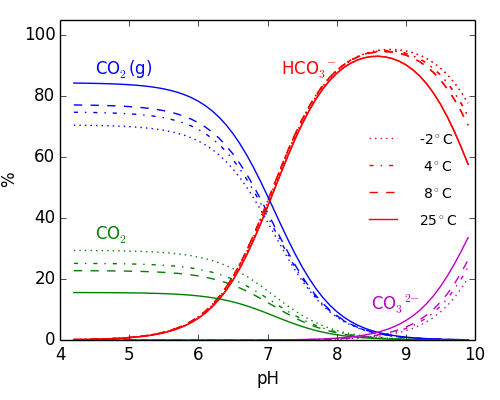

Reproduce this figure in Python.
import numpy as np
import matplotlib.pyplot as plt

fig = plt.figure()

sm2 = np.loadtxt('../simulations/solubility/sol2.txt', skiprows=2)
s04 = np.loadtxt('../simulations/solubility/sol4.txt', skiprows=2)
s08 = np.loadtxt('../simulations/solubility/sol8.txt', skiprows=2)
s25 = np.loadtxt('../simulations/solubility/sol25.txt', skiprows=2)
plt.plot(sm2[:, 0], sm2[:, 4], 'r:',  s04[:, 0], s04[:, 4], 'r-.',  s08[:, 0], s08[:, 4], 'r--',  s25[:, 0], s25[:, 4], 'r-')
plt.plot(sm2[:, 0], sm2[:, 1], 'b:',  sm2[:, 0], sm2[:, 3], 'g:',  sm2[:, 0], sm2[:, 4], 'r:',  sm2[:, 0], sm2[:, 5], 'm:')
plt.plot(s04[:, 0], s04[:, 1], 'b-.', s04[:, 0], s04[:, 3], 'g-.', s04[:, 0], s04[:, 4], 'r-.', s04[:, 0], s04[:, 5], 'm-.')
plt.plot(s08[:, 0], s08[:, 1], 'b--', s08[:, 0], s08[:, 3], 'g--', s08[:, 0], s08[:, 4], 'r--', s08[:, 0], s08[:, 5], 'm--')
plt.plot(s25[:, 0], s25[:, 1], 'b-',  s25[:, 0], s25[:, 3], 'g-',  s25[:, 0], s25[:, 4], 'r-',  s25[:, 0], s25[:, 5], 'm-')
lgd = plt.legend(('-2$^\circ$C', ' 4$^\circ$C', ' 8$^\circ$C', '25$^\circ$C'),loc=5)
lgd.draw_frame(False)
lgt = lgd.get_texts()
plt.setp(lgt, fontsize='small')
plt.xlabel('pH')
plt.ylabel('%')
plt.ylim([0, 105])
plt.text(4.5, 87, 'CO$_2$(g)', color='b')
plt.text(4.5, 33, 'CO$_2$', color='g')
plt.text(8.5, 10, 'CO${_3}^{2-}$', color='m')
plt.text(7.2, 87, 'HCO${_3}^-$', color='r')



plt.subplots_adjust(left=0.12, right=0.95, top=0.95, bottom=0.15)
fig.set_size_inches(5, 4)
plt.savefig('co2partition.png')
#plt.show()
